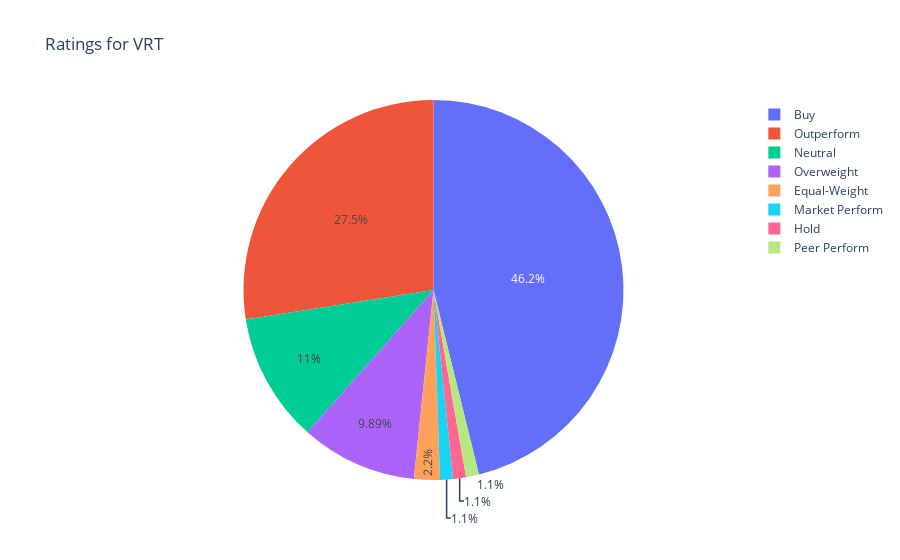

The notebook cell this image was saved under:
### Markdown cell above
### Total Ratings

### Code cell
import plotly.express as px
from collections import Counter

dupdown = t.get_upgrades_downgrades()
grades = list(dupdown['ToGrade'])

values = list(Counter(grades).values())
keys = list(Counter(grades).keys())

fig3 = px.pie(values=values, names=keys, title=f'Ratings for {STOCK}')
fig3.show()

### Figure 1 — Plotly figure (JSON) as saved in the notebook; plotly's stock layout.template omitted (floating-point values rounded to 4 significant figures)
{"data": [{"domain": {"x": [0, 1], "y": [0, 1]}, "hovertemplate": "label=%{label}<br>value=%{value}<extra></extra>", "labels": ["Overweight", "Equal-Weight", "Buy", "Outperform", "Neutral", "Market Perform", "Hold", "Peer Perform"], "legendgroup": "", "name": "", "showlegend": true, "type": "pie", "values": [9, 2, 42, 25, 10, 1, 1, 1]}], "layout": {"legend": {"tracegroupgap": 0}, "title": {"text": "Ratings for VRT"}}}
